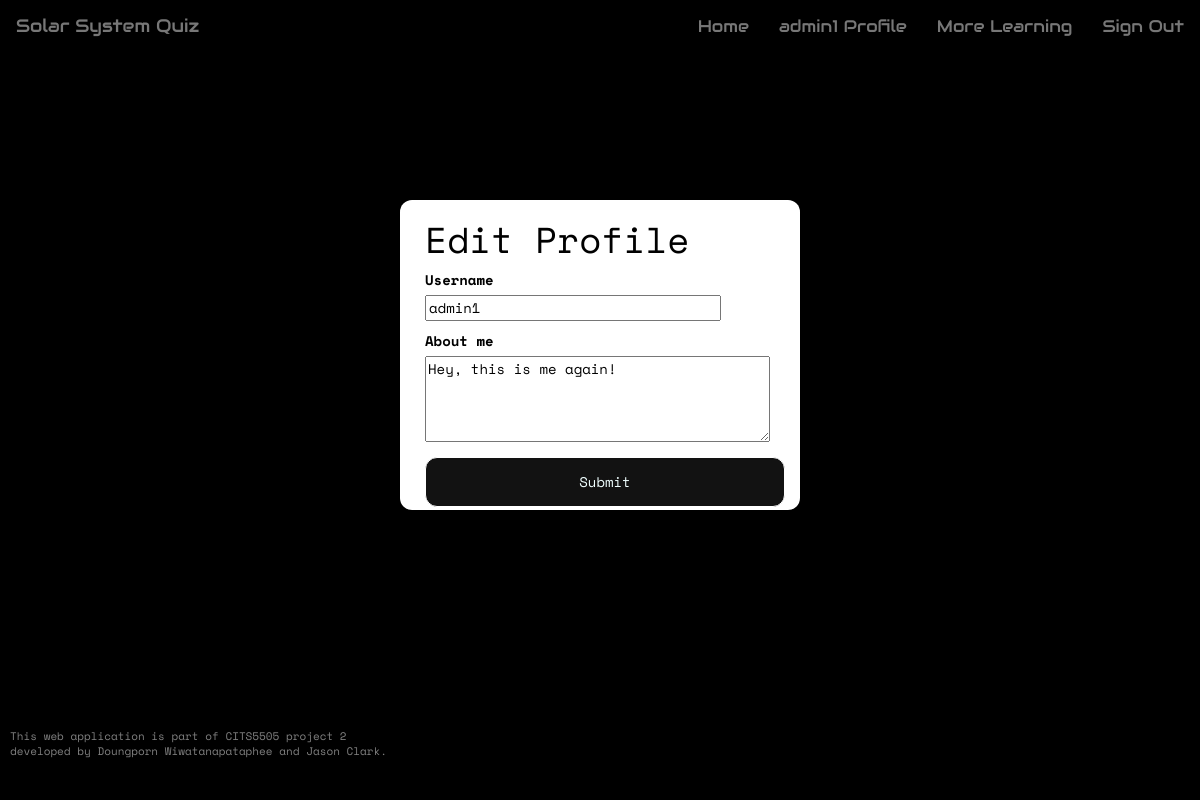
Before: /edit_profile (signed in) with the older database file.
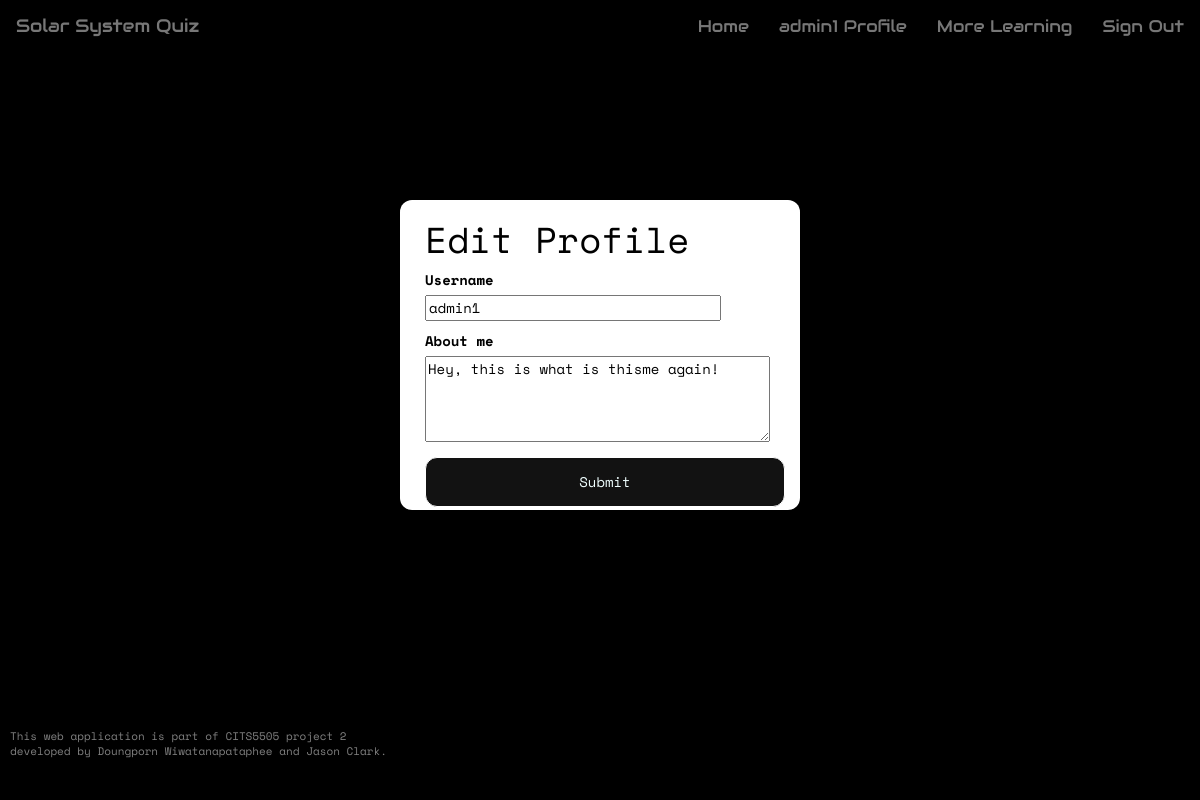
After: the same page with the newer database file.
### app/models.py (models this page shows, shortened)
class User(UserMixin, db.Model):
    __tablename__ = 'user_table'
    id = db.Column(db.Integer, primary_key=True)
    username = db.Column(db.String(64), index=True, unique=True)
    user_type = db.Column(db.String(64))
    email = db.Column(db.String(120), index=True, unique=True)
    password_hash = db.Column(db.String(128))
    posts = db.relationship('Post', backref='author', lazy='dynamic')
    about_me = db.Column(db.String(140))
    last_seen = db.Column(db.DateTime, default=datetime.utcnow)
    score_child = db.relationship("Score", backref = 'user_parent')
    quiz_unlocked = db.Column(db.Integer, default=0)

### app/routes.py (the view)
@app.route('/edit_profile', methods=['GET', 'POST'])
@login_required
def edit_profile():
    form = EditProfileForm(current_user.username)
    if form.validate_on_submit():
        current_user.username = form.username.data
        current_user.about_me = form.about_me.data
        db.session.commit()
        flash('Your changes have been saved.')
        return redirect(url_for('edit_profile'))
    elif request.method == 'GET':
        form.username.data = current_user.username
        form.about_me.data = current_user.about_me
    return render_template('edit_profile.html', title='Edit Profile',
                           form=form)

### app/forms.py (shortened to what this page needs)
class EditProfileForm(FlaskForm):
  username = StringField('Username', validators=[DataRequired()])
  about_me = TextAreaField('About me', validators=[Length(min=0, max=140)])
  submit = SubmitField('Submit')
  def __init__(self, original_username, *args, **kwargs): # accept original username
    super(EditProfileForm, self).__init__(*args, **kwargs)
    self.original_username = original_username

### app/models.py (called while the page is built)
@login.user_loader
def load_user(id):
    return User.query.get(int(id))

### app/routes.py (called while the page is built)
@app.before_request
def before_request():
    from_zone = tz.tzutc()
    to_zone = tz.tzlocal()
    utc = datetime.utcnow()
    utc = utc.replace(tzinfo=from_zone)
    central = utc.astimezone(to_zone)   # convert to local timezone
    if current_user.is_authenticated:
        current_user.last_seen = central
        db.session.commit()

### app/templates/edit_profile.html (shortened to what this page needs)
{% extends "base.html" %}
{% block body %}
<div class="container editprofile-container">
    <h1>Edit Profile</h1>
    <form action="" method="post">
        <p>
            {{ form.username.label }}<br>
            {{ form.username(size=32) }}<br>
        </p>
        <p>
            {{ form.about_me.label }}<br>
            {{ form.about_me(cols=36, rows=4) }}<br>
        </p>
        <p>{{ form.submit(class_="signin-button") }}</p>
    </form>
</div>
{% endblock %}

### app/templates/base.html (shortened to what this page needs)
<!DOCTYPE html>
<html lang="en">
<head>
    <link rel="stylesheet" href="https://maxcdn.bootstrapcdn.com/bootstrap/3.4.1/css/bootstrap.min.css">
    <link rel="stylesheet" type="text/css" href="{{ url_for('static', filename='css/theme.css') }}">
    <link rel="stylesheet" href="https://cdnjs.cloudflare.com/ajax/libs/font-awesome/4.7.0/css/font-awesome.min.css">
</head>
<body>
    {% block navbar %}
    <nav class="navbar navbar-default">
            <div class="navbar-header">
                <a class="navbar-brand" href="{{ url_for('home') }}">Solar System Quiz</a>
            </div>
            <div class="collapse navbar-collapse" id="bs-example-navbar-collapse-1">
                <ul class="nav navbar-nav navbar-right">
                    {% if current_user.is_authenticated %}
                    <li><a href="{{ url_for('home') }}">Home</a></li>
                    <li><a href="{{ url_for('user_profile', username=current_user.username) }}">{{ current_user.username }} Profile</a></li>
                    <li><a href="{{ url_for('more_learning') }}">More Learning</a></li>
                    <li><a href="{{ url_for('logout') }}">Sign Out</a></li>
                    {% else %}
                    <li><a href="{{ url_for('home') }}">Home</a></li>
                    <li><a href="{{ url_for('login') }}">Login</a></li>
                    <li><a href="{{ url_for('register') }}">Register</a></li>
                    <li><a href="{{ url_for('more_learning') }}">More Learning</a></li>
                    {% endif %}
                </ul>
            </div>
    </nav>
    {% endblock %}
    <div class="points-container">
    </div>
    {% block body %}{% endblock %}
    <footer>
        <p>This web application is part of CITS5505 project 2 <br>
           developed by Doungporn Wiwatanapataphee and Jason Clark.</p>
    </footer>
</body>
</html>

Changed rows visible on the page:
changed User "admin1": about_me "Hey, this is me again!" → "Hey, this is what is thisme again!"
